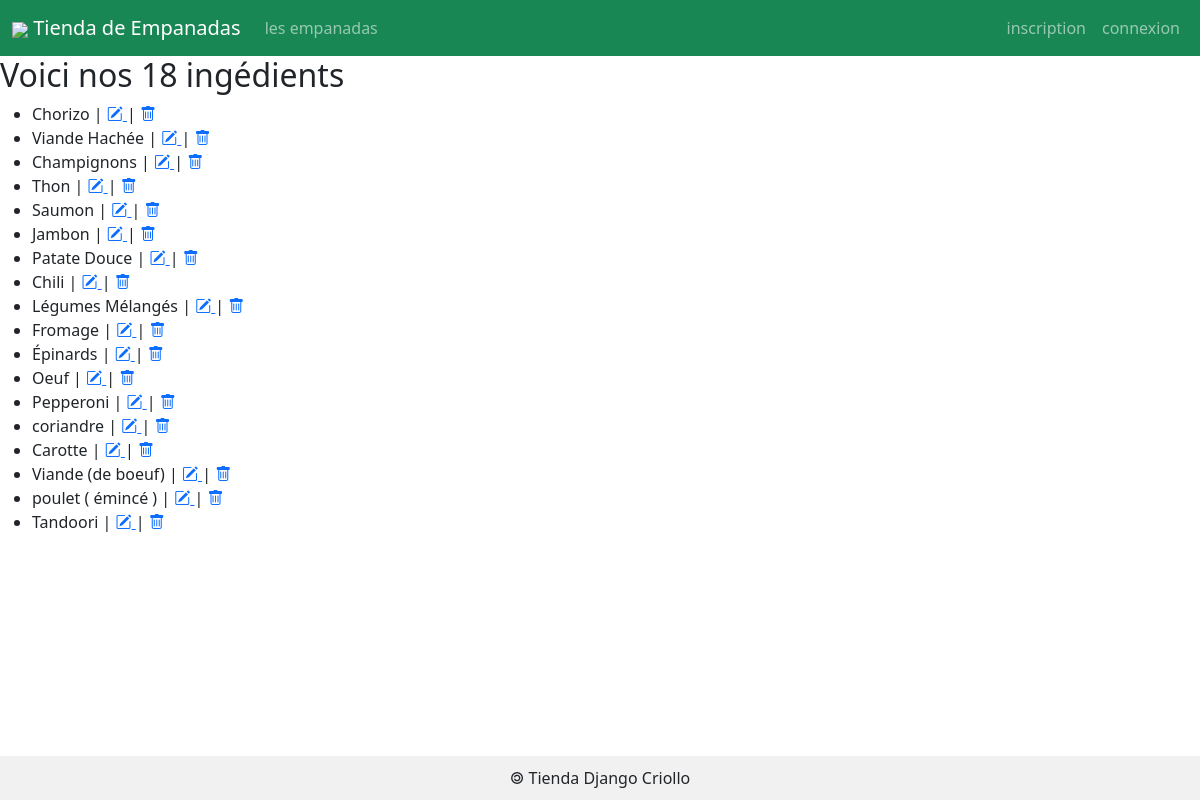
The page /ingredients/ on the database its author committed.
### empanadas/models.py (models this page shows)
class Ingredient(models.Model) :
    idIngredient = models.AutoField( primary_key = True )
    nomIngredient = models.CharField( max_length = 50 )
    def __str__(self) :
        return self.nomIngredient

### empanadas/views.py (the view)
# urls.py: path('ingredients/',                                views.ingredients, name='liste_ingredients'),
def ingredients(request):
    lesIngredients = Ingredient.objects.all()
    return render(request, 'empanadas/ingredients.html',{'ingredients' : lesIngredients} )

### empanadas/templates/empanadas/ingredients.html (shortened to what this page needs)
{% extends 'empanadas/base.html' %}
{% block main %}
<h2>Voici nos {{ingredients|length}} ingédients</h2>
<ul>
        {% for ing in ingredients %}
        <li>{{ing}}
		| <a href="{% url 'afficherFormIngredient' ing.idIngredient %}">
			<i class="bi bi-pencil-square"></i>
		  </a>
                | <a href="{% url 'supprimerIngredient' ing.idIngredient %}">
			<i class="bi bi-trash"></i>
		  </a>
	</li>
        {% endfor %}
</ul>
{% endblock %}

### empanadas/static/empanadas/css/styles.css (style rules this page uses)
html, body { height: 100%; margin: 0; display: flex; flex-direction: column; }

### rows shown on the page
Ingredient: nomIngredient "Chorizo"
Ingredient: nomIngredient "Viande Hachée"
Ingredient: nomIngredient "Champignons"
Ingredient: nomIngredient "Thon"
Ingredient: nomIngredient "Saumon"
Ingredient: nomIngredient "Jambon"
Ingredient: nomIngredient "Patate Douce"
Ingredient: nomIngredient "Chili"
Ingredient: nomIngredient "Légumes Mélangés"
Ingredient: nomIngredient "Fromage"
Ingredient: nomIngredient "Épinards"
Ingredient: nomIngredient "Oeuf"
Ingredient: nomIngredient "Pepperoni"
Ingredient: nomIngredient "coriandre"
Ingredient: nomIngredient "Carotte"
Ingredient: nomIngredient "Viande (de boeuf)"
Ingredient: nomIngredient "poulet ( émincé )"
Ingredient: nomIngredient "Tandoori"

### other values the page prints
{{ ingredients|length }} "18"
